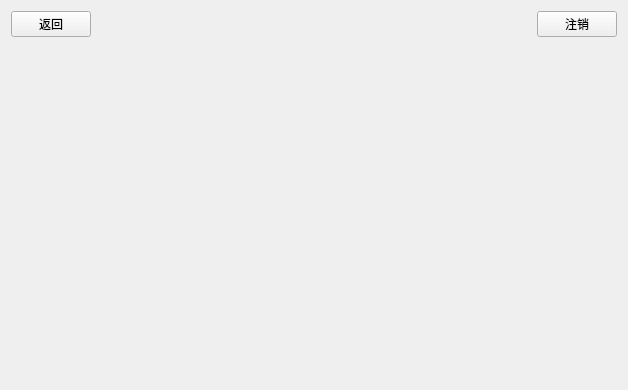
<?xml version="1.0" encoding="UTF-8"?>
<ui version="4.0">
 <class>MasterView</class>
 <widget class="QWidget" name="MasterView">
  <property name="geometry">
   <rect>
    <x>0</x>
    <y>0</y>
    <width>628</width>
    <height>390</height>
   </rect>
  </property>
  <property name="windowTitle">
   <string>MasterView</string>
  </property>
  <layout class="QVBoxLayout" name="verticalLayout">
   <item>
    <layout class="QHBoxLayout" name="horizontalLayout">
     <item>
      <widget class="QPushButton" name="btBack">
       <property name="text">
        <string>返回</string>
       </property>
      </widget>
     </item>
     <item>
      <spacer name="horizontalSpacer">
       <property name="orientation">
        <enum>Qt::Orientation::Horizontal</enum>
       </property>
       <property name="sizeHint" stdset="0">
        <size>
         <width>40</width>
         <height>20</height>
        </size>
       </property>
      </spacer>
     </item>
     <item>
      <widget class="QLabel" name="labelTitle">
       <property name="text">
        <string/>
       </property>
      </widget>
     </item>
     <item>
      <spacer name="horizontalSpacer_2">
       <property name="orientation">
        <enum>Qt::Orientation::Horizontal</enum>
       </property>
       <property name="sizeHint" stdset="0">
        <size>
         <width>40</width>
         <height>20</height>
        </size>
       </property>
      </spacer>
     </item>
     <item>
      <widget class="QPushButton" name="btLogout">
       <property name="text">
        <string>注销</string>
       </property>
      </widget>
     </item>
    </layout>
   </item>
   <item>
    <widget class="QStackedWidget" name="stackedWidget"/>
   </item>
  </layout>
 </widget>
 <resources/>
 <connections/>
</ui>
